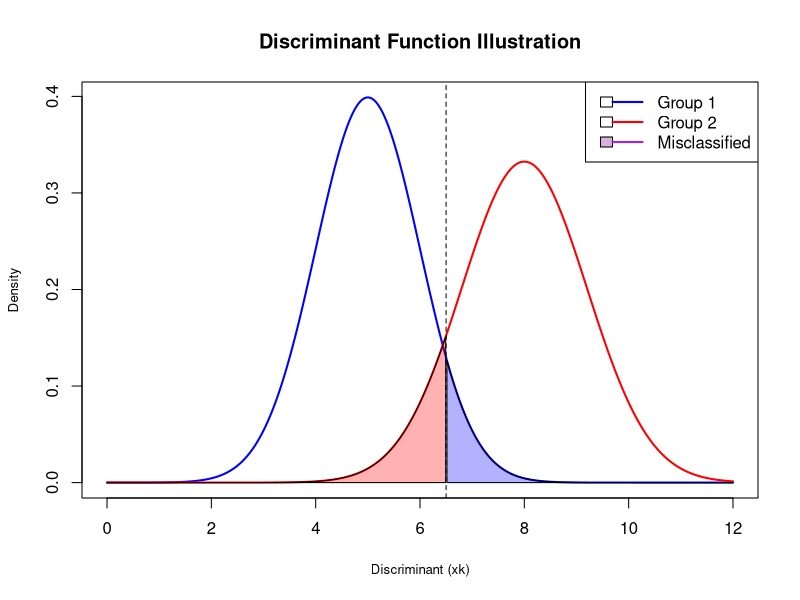

This chart was generated by the following R code:
# Parameters for the two groups (mean and sd)
mu1 <- 5
sd1 <- 1
mu2 <- 8
sd2 <- 1.2
C <- 6.5  # cutoff

# Sequence of x values
x <- seq(0, 12, length=500)

# Densities
y1 <- dnorm(x, mean=mu1, sd=sd1)
y2 <- dnorm(x, mean=mu2, sd=sd2)

# Plot the two distributions
plot(x, y1, type="l", lwd=2, col="blue", ylim=c(0, max(y1,y2)),
     ylab="Density", xlab="Discriminant (xk)", main="Discriminant Function Illustration",
     cex.lab=0.8)
lines(x, y2, lwd=2, col="red")

# Draw cutoff
abline(v=C, lty=2)

# Shade misclassified areas
# Group 1 misclassified as Group 2
x_shade1 <- x[x>C]
y_shade1 <- y1[x>C]
polygon(c(x_shade1, rev(x_shade1)), c(y_shade1, rep(0,length(y_shade1))), col=rgb(0,0,1,0.3))

# Group 2 misclassified as Group 1
x_shade2 <- x[x<C]
y_shade2 <- y2[x<C]
polygon(c(x_shade2, rev(x_shade2)), c(y_shade2, rep(0,length(y_shade2))), col=rgb(1,0,0,0.3))

# Add legend
legend("topright", legend=c("Group 1","Group 2","Misclassified"),
       col=c("blue","red","purple"), lwd=2, fill=c(NA,NA, rgb(0.5,0,0.5,0.3)))
